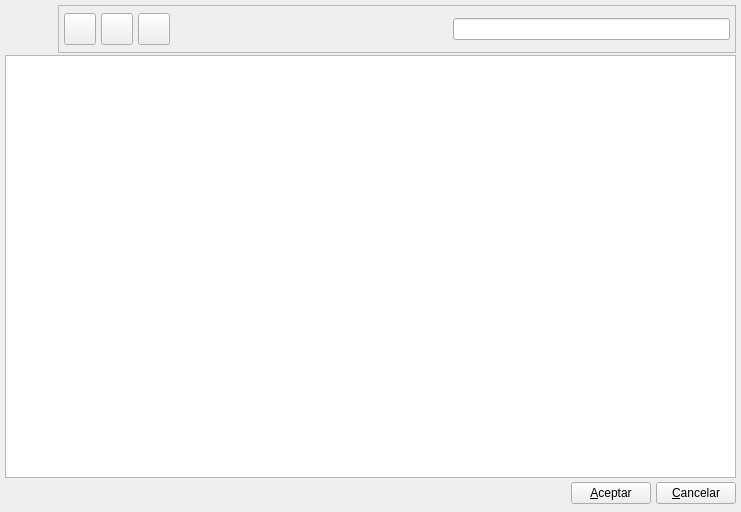
<?xml version="1.0" encoding="UTF-8"?>
<ui version="4.0">
 <author>Alvaro de Miguel</author>
 <class>ApunteContableBase</class>
 <widget class="QWidget" name="ApunteContableBase">
  <property name="geometry">
   <rect>
    <x>0</x>
    <y>0</y>
    <width>741</width>
    <height>512</height>
   </rect>
  </property>
  <property name="minimumSize">
   <size>
    <width>500</width>
    <height>150</height>
   </size>
  </property>
  <property name="windowTitle">
   <string>Apuntes Contables</string>
  </property>
  <property name="windowIcon">
   <iconset resource="../../../bulmages.qrc">
    <normaloff>:/Images/balance-sheet.png</normaloff>:/Images/balance-sheet.png</iconset>
  </property>
  <layout class="QVBoxLayout" name="verticalLayout">
   <property name="spacing">
    <number>2</number>
   </property>
   <property name="margin">
    <number>5</number>
   </property>
   <item>
    <layout class="QHBoxLayout">
     <property name="spacing">
      <number>5</number>
     </property>
     <property name="margin">
      <number>0</number>
     </property>
     <item>
      <widget class="QLabel" name="label">
       <property name="minimumSize">
        <size>
         <width>48</width>
         <height>48</height>
        </size>
       </property>
       <property name="maximumSize">
        <size>
         <width>48</width>
         <height>48</height>
        </size>
       </property>
       <property name="text">
        <string/>
       </property>
       <property name="pixmap">
        <pixmap resource="../../../bulmages.qrc">:/Images/balance-sheet.png</pixmap>
       </property>
       <property name="scaledContents">
        <bool>true</bool>
       </property>
      </widget>
     </item>
     <item>
      <widget class="QFrame" name="frame">
       <property name="frameShape">
        <enum>QFrame::StyledPanel</enum>
       </property>
       <property name="frameShadow">
        <enum>QFrame::Raised</enum>
       </property>
       <layout class="QHBoxLayout">
        <property name="spacing">
         <number>5</number>
        </property>
        <property name="margin">
         <number>5</number>
        </property>
        <item>
         <widget class="QToolButton" name="mui_guardar">
          <property name="minimumSize">
           <size>
            <width>32</width>
            <height>32</height>
           </size>
          </property>
          <property name="maximumSize">
           <size>
            <width>32</width>
            <height>32</height>
           </size>
          </property>
          <property name="toolTip">
           <string>Guardar cobro</string>
          </property>
          <property name="whatsThis">
           <string>Guardar cobro</string>
          </property>
          <property name="text">
           <string/>
          </property>
          <property name="icon">
           <iconset resource="../../../bulmages.qrc">
            <normaloff>:/Images/edit-save.png</normaloff>:/Images/edit-save.png</iconset>
          </property>
          <property name="iconSize">
           <size>
            <width>32</width>
            <height>32</height>
           </size>
          </property>
          <property name="shortcut">
           <string>Ctrl+S</string>
          </property>
         </widget>
        </item>
        <item>
         <widget class="QToolButton" name="mui_borrar">
          <property name="minimumSize">
           <size>
            <width>32</width>
            <height>32</height>
           </size>
          </property>
          <property name="maximumSize">
           <size>
            <width>32</width>
            <height>32</height>
           </size>
          </property>
          <property name="toolTip">
           <string>Borrar cobro</string>
          </property>
          <property name="whatsThis">
           <string>Borrar cobro</string>
          </property>
          <property name="text">
           <string/>
          </property>
          <property name="icon">
           <iconset resource="../../../bulmages.qrc">
            <normaloff>:/Images/edit-delete.png</normaloff>:/Images/edit-delete.png</iconset>
          </property>
          <property name="iconSize">
           <size>
            <width>32</width>
            <height>32</height>
           </size>
          </property>
          <property name="shortcut">
           <string>Ctrl+D</string>
          </property>
         </widget>
        </item>
        <item>
         <widget class="QToolButton" name="mui_imprimir">
          <property name="minimumSize">
           <size>
            <width>32</width>
            <height>32</height>
           </size>
          </property>
          <property name="maximumSize">
           <size>
            <width>32</width>
            <height>32</height>
           </size>
          </property>
          <property name="toolTip">
           <string>Borrar cobro</string>
          </property>
          <property name="whatsThis">
           <string>Borrar cobro</string>
          </property>
          <property name="text">
           <string/>
          </property>
          <property name="icon">
           <iconset resource="../../../bulmages.qrc">
            <normaloff>:/Images/document-print.png</normaloff>:/Images/document-print.png</iconset>
          </property>
          <property name="iconSize">
           <size>
            <width>32</width>
            <height>32</height>
           </size>
          </property>
          <property name="shortcut">
           <string>Ctrl+I</string>
          </property>
         </widget>
        </item>
        <item>
         <spacer>
          <property name="orientation">
           <enum>Qt::Horizontal</enum>
          </property>
          <property name="sizeType">
           <enum>QSizePolicy::Expanding</enum>
          </property>
          <property name="sizeHint" stdset="0">
           <size>
            <width>41</width>
            <height>34</height>
           </size>
          </property>
         </spacer>
        </item>
        <item>
         <widget class="BlDateSearch" name="m_fechainicial"/>
        </item>
       </layout>
      </widget>
     </item>
    </layout>
   </item>
   <item>
    <widget class="BfSubForm" name="mui_list"/>
   </item>
   <item>
    <layout class="QHBoxLayout">
     <property name="spacing">
      <number>5</number>
     </property>
     <property name="margin">
      <number>0</number>
     </property>
     <item>
      <spacer>
       <property name="orientation">
        <enum>Qt::Horizontal</enum>
       </property>
       <property name="sizeType">
        <enum>QSizePolicy::Expanding</enum>
       </property>
       <property name="sizeHint" stdset="0">
        <size>
         <width>201</width>
         <height>27</height>
        </size>
       </property>
      </spacer>
     </item>
     <item>
      <widget class="QPushButton" name="mui_aceptar">
       <property name="text">
        <string>&amp;Aceptar</string>
       </property>
      </widget>
     </item>
     <item>
      <widget class="QPushButton" name="mui_cancelar">
       <property name="text">
        <string>&amp;Cancelar</string>
       </property>
      </widget>
     </item>
    </layout>
   </item>
  </layout>
 </widget>
 <layoutdefault spacing="4" margin="3"/>
 <customwidgets>
  <customwidget>
   <class>BfSubForm</class>
   <extends>QTableWidget</extends>
   <header>bfsubform.h</header>
  </customwidget>
  <customwidget>
   <class>BlDateSearch</class>
   <extends>QLineEdit</extends>
   <header>bldatesearch.h</header>
  </customwidget>
 </customwidgets>
 <resources>
  <include location="../../../bulmages.qrc"/>
  <include location="../../../bulmages.qrc"/>
 </resources>
 <connections/>
</ui>
